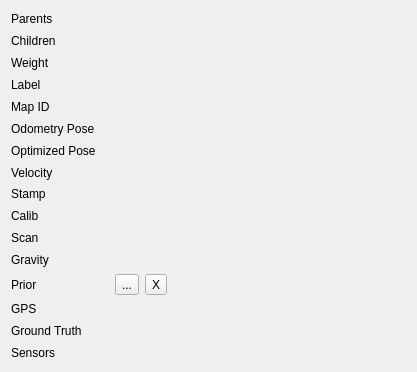
        <widget class="QWidget" name="scrollAreaWidgetContents_2">
         <property name="geometry">
          <rect>
           <x>0</x>
           <y>0</y>
           <width>417</width>
           <height>372</height>
          </rect>
         </property>
         <layout class="QGridLayout" name="gridLayout" columnstretch="0,1">
          <item row="2" column="0">
           <widget class="QLabel" name="label_childrenA_8">
            <property name="text">
             <string>Weight</string>
            </property>
           </widget>
          </item>
          <item row="11" column="0">
           <widget class="QLabel" name="label_childrenA_24">
            <property name="text">
             <string>Gravity</string>
            </property>
           </widget>
          </item>
          <item row="1" column="0">
           <widget class="QLabel" name="label_childrenA_2">
            <property name="text">
             <string>Children</string>
            </property>
           </widget>
          </item>
          <item row="15" column="1">
           <widget class="QLabel" name="label_sensorsA">
            <property name="text">
             <string/>
            </property>
            <property name="textInteractionFlags">
             <set>Qt::TextInteractionFlag::LinksAccessibleByMouse|Qt::TextInteractionFlag::TextSelectableByMouse</set>
            </property>
           </widget>
          </item>
          <item row="8" column="0">
           <widget class="QLabel" name="label_childrenA_6">
            <property name="text">
             <string>Stamp</string>
            </property>
           </widget>
          </item>
          <item row="10" column="0">
           <widget class="QLabel" name="label_childrenA_22">
            <property name="text">
             <string>Scan</string>
            </property>
           </widget>
          </item>
          <item row="15" column="0">
           <widget class="QLabel" name="label_childrenA_20">
            <property name="text">
             <string>Sensors</string>
            </property>
           </widget>
          </item>
          <item row="10" column="1">
           <widget class="QLabel" name="label_scanA">
            <property name="text">
             <string/>
            </property>
            <property name="textInteractionFlags">
             <set>Qt::TextInteractionFlag::LinksAccessibleByMouse|Qt::TextInteractionFlag::TextSelectableByMouse</set>
            </property>
           </widget>
          </item>
          <item row="5" column="0">
           <widget class="QLabel" name="label_childrenA_12">
            <property name="text">
             <string>Odometry Pose</string>
            </property>
           </widget>
          </item>
          <item row="0" column="0">
           <widget class="QLabel" name="label_parentsA_2">
            <property name="text">
             <string>Parents</string>
            </property>
           </widget>
          </item>
          <item row="2" column="1">
           <widget class="QLabel" name="label_weightA">
            <property name="text">
             <string/>
            </property>
            <property name="textInteractionFlags">
             <set>Qt::TextInteractionFlag::LinksAccessibleByMouse|Qt::TextInteractionFlag::TextSelectableByMouse</set>
            </property>
           </widget>
          </item>
          <item row="13" column="1">
           <widget class="QLabel" name="label_gpsA">
            <property name="text">
             <string/>
            </property>
            <property name="textInteractionFlags">
             <set>Qt::TextInteractionFlag::LinksAccessibleByMouse|Qt::TextInteractionFlag::TextSelectableByMouse</set>
            </property>
           </widget>
          </item>
          <item row="9" column="0">
           <widget class="QLabel" name="label_childrenA_14">
            <property name="text">
             <string>Calib</string>
            </property>
           </widget>
          </item>
          <item row="12" column="0">
           <widget class="QLabel" name="label_childrenA_28">
            <property name="text">
             <string>Prior</string>
            </property>
           </widget>
          </item>
          <item row="7" column="0">
           <widget class="QLabel" name="label_childrenA_18">
            <property name="text">
             <string>Velocity</string>
            </property>
           </widget>
          </item>
          <item row="4" column="1">
           <widget class="QLabel" name="label_mapA">
            <property name="text">
             <string/>
            </property>
            <property name="textInteractionFlags">
             <set>Qt::TextInteractionFlag::LinksAccessibleByMouse|Qt::TextInteractionFlag::TextSelectableByMouse</set>
            </property>
           </widget>
          </item>
          <item row="1" column="1">
           <widget class="QLabel" name="label_childrenA">
            <property name="text">
             <string/>
            </property>
            <property name="textInteractionFlags">
             <set>Qt::TextInteractionFlag::LinksAccessibleByMouse|Qt::TextInteractionFlag::TextSelectableByMouse</set>
            </property>
           </widget>
          </item>
          <item row="4" column="0">
           <widget class="QLabel" name="label_childrenA_10">
            <property name="text">
             <string>Map ID</string>
            </property>
           </widget>
          </item>
          <item row="13" column="0">
           <widget class="QLabel" name="label_childrenA_16">
            <property name="text">
             <string>GPS</string>
            </property>
           </widget>
          </item>
          <item row="14" column="0">
           <widget class="QLabel" name="label_childrenA_27">
            <property name="text">
             <string>Ground Truth</string>
            </property>
           </widget>
          </item>
          <item row="7" column="1">
           <widget class="QLabel" name="label_velA">
            <property name="text">
             <string/>
            </property>
            <property name="textInteractionFlags">
             <set>Qt::TextInteractionFlag::LinksAccessibleByMouse|Qt::TextInteractionFlag::TextSelectableByMouse</set>
            </property>
           </widget>
          </item>
          <item row="3" column="0">
           <widget class="QLabel" name="label_childrenA_4">
            <property name="text">
             <string>Label</string>
            </property>
           </widget>
          </item>
          <item row="5" column="1">
           <widget class="QLabel" name="label_poseA">
            <property name="text">
             <string/>
            </property>
            <property name="textInteractionFlags">
             <set>Qt::TextInteractionFlag::LinksAccessibleByMouse|Qt::TextInteractionFlag::TextSelectableByMouse</set>
            </property>
           </widget>
          </item>
          <item row="9" column="1">
           <widget class="QLabel" name="label_calibA">
            <property name="text">
             <string/>
            </property>
            <property name="textInteractionFlags">
             <set>Qt::TextInteractionFlag::LinksAccessibleByMouse|Qt::TextInteractionFlag::TextSelectableByMouse</set>
            </property>
           </widget>
          </item>
          <item row="3" column="1">
           <widget class="QLabel" name="label_labelA">
            <property name="text">
             <string/>
            </property>
            <property name="textInteractionFlags">
             <set>Qt::TextInteractionFlag::LinksAccessibleByMouse|Qt::TextInteractionFlag::TextSelectableByMouse</set>
            </property>
           </widget>
          </item>
          <item row="11" column="1">
           <widget class="QLabel" name="label_gravityA">
            <property name="text">
             <string/>
            </property>
            <property name="textInteractionFlags">
             <set>Qt::TextInteractionFlag::LinksAccessibleByMouse|Qt::TextInteractionFlag::TextSelectableByMouse</set>
            </property>
           </widget>
          </item>
          <item row="8" column="1">
           <widget class="QLabel" name="label_stampA">
            <property name="text">
             <string/>
            </property>
            <property name="textInteractionFlags">
             <set>Qt::TextInteractionFlag::LinksAccessibleByMouse|Qt::TextInteractionFlag::TextSelectableByMouse</set>
            </property>
           </widget>
          </item>
          <item row="0" column="1">
           <widget class="QLabel" name="label_parentsA">
            <property name="text">
             <string/>
            </property>
            <property name="textInteractionFlags">
             <set>Qt::TextInteractionFlag::LinksAccessibleByMouse|Qt::TextInteractionFlag::TextSelectableByMouse</set>
            </property>
           </widget>
          </item>
          <item row="14" column="1">
           <widget class="QLabel" name="label_gtA">
            <property name="text">
             <string/>
            </property>
            <property name="textInteractionFlags">
             <set>Qt::TextInteractionFlag::LinksAccessibleByMouse|Qt::TextInteractionFlag::TextSelectableByMouse</set>
            </property>
           </widget>
          </item>
          <item row="6" column="0">
           <widget class="QLabel" name="label_childrenA_30">
            <property name="text">
             <string>Optimized Pose</string>
            </property>
           </widget>
          </item>
          <item row="6" column="1">
           <widget class="QLabel" name="label_optposeA">
            <property name="text">
             <string/>
            </property>
            <property name="textInteractionFlags">
             <set>Qt::TextInteractionFlag::LinksAccessibleByMouse|Qt::TextInteractionFlag::TextSelectableByMouse</set>
            </property>
           </widget>
          </item>
          <item row="12" column="1">
           <layout class="QHBoxLayout" name="horizontalLayout_18">
            <item>
             <widget class="QLabel" name="label_priorA">
              <property name="text">
               <string/>
              </property>
              <property name="textInteractionFlags">
               <set>Qt::TextInteractionFlag::LinksAccessibleByMouse|Qt::TextInteractionFlag::TextSelectableByMouse</set>
              </property>
             </widget>
            </item>
            <item>
             <widget class="QToolButton" name="toolButton_edit_priorA">
              <property name="toolTip">
               <string>Edit Constraint</string>
              </property>
              <property name="text">
               <string>...</string>
              </property>
             </widget>
            </item>
            <item>
             <widget class="QToolButton" name="toolButton_remove_priorA">
              <property name="toolTip">
               <string>Remove Prior</string>
              </property>
              <property name="text">
               <string>X</string>
              </property>
             </widget>
            </item>
            <item>
             <spacer name="horizontalSpacer_7">
              <property name="orientation">
               <enum>Qt::Orientation::Horizontal</enum>
              </property>
              <property name="sizeHint" stdset="0">
               <size>
                <width>0</width>
                <height>20</height>
               </size>
              </property>
             </spacer>
            </item>
           </layout>
          </item>
         </layout>
        </widget>
